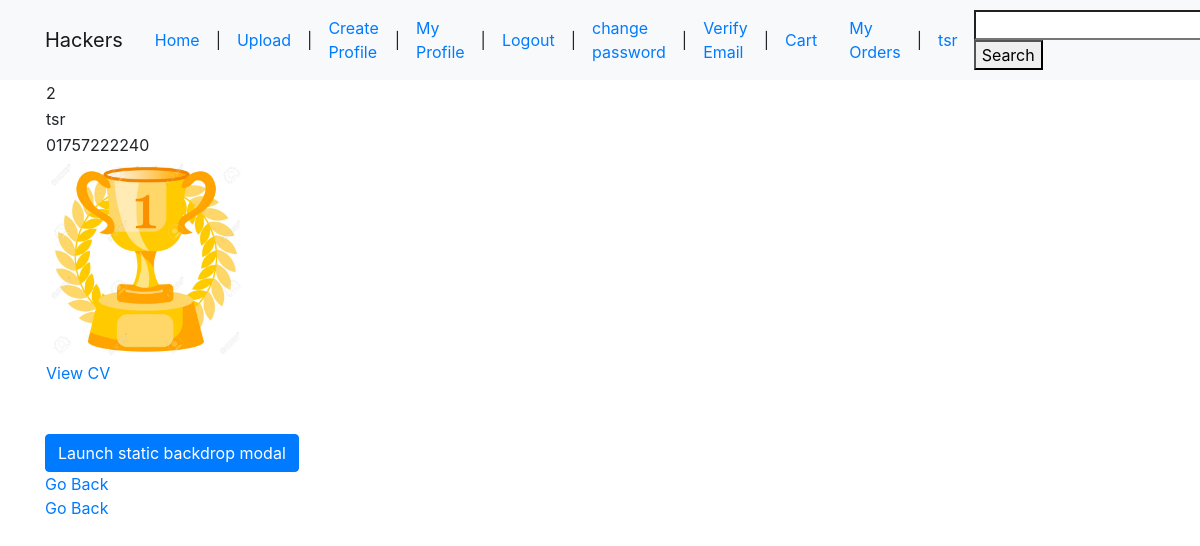
/profile/ (signed in), run on the app's committed database.
### UserManagement/models.py (models this page shows, shortened)
class Profile(models.Model):
    contact_no = models.CharField(max_length=20)
    mobile_no = models.CharField(max_length=20)
    pro_pic = models.ImageField(upload_to='users/pro_pics', blank=True, null=True, default='users/pro_pics/default.jpg')
    portfolio_url = models.URLField(blank=True, null=True)
    cv = models.FileField(upload_to='users/cv', blank=True, null=True)
    user = models.ForeignKey(User, default=None, on_delete=models.CASCADE)
    status = models.CharField(max_length=10, blank=True, null=True, default='False')

### UserManagement/views.py (the view)
# urls.py: path('profile/', user_views.show_profile, name='show_profile'),
@login_required
def show_profile(request):
    try:
        profile = Profile.objects.get(user=request.user)
    except Profile.DoesNotExist:
        profile = "Please complete your profile to view"
    context ={
        'profile' : profile
    }
    return render(request, 'UserManagement/show_profile.html', context)

### templates/UserManagement/show_profile.html
{% extends 'base2.html'%}
{% block content %}
    <table>
        <tr><td>{{ profile.id }}</td></tr>
        <tr><td>{{ profile.user.username }}</td></tr>
        <tr><td>{{ profile.contact_no }}</td></tr>
        <tr><td><img src="{{ profile.pro_pic.url }}" height="200" width="200"></td></tr>
       <tr><td> <a href="{{ profile.cv.url }}">View CV</a></td></tr>
    </table>
{% endblock content %}

### templates/base2.html (shortened to what this page needs)
<!doctype html>
<html lang="en">
  <head>
    <link rel="stylesheet" href="https://stackpath.bootstrapcdn.com/bootstrap/4.5.2/css/bootstrap.min.css">
  </head>
  <body>
      <nav class="navbar navbar-expand-lg navbar-light bg-light">
      <div class="container">
          <a class="navbar-brand" href="#">Hackers</a>
          <div class="collapse navbar-collapse" id="navbarSupportedContent">
              <a class="nav-link"  href="{% url 'products_list' %}">Home</a> |
            {% if user.is_authenticated %}
                <a class="nav-link"  href="{% url 'upload_product' %}">Upload</a> |
                <a class="nav-link"  href="{% url 'create_profile' %}">Create Profile</a> |
                <a class="nav-link"  href="{% url 'show_profile' %}">My Profile</a> |
                <a class="nav-link"  href="{% url 'logout' %}">Logout</a> |
                <a class="nav-link"  href="{% url 'password_change' %}">change password</a>  |
                <a class="nav-link"  href="{% url 'email' %}">Verify Email</a>  |
                <a class="nav-link"  href="{% url 'cart' %}">Cart</a>
                <a class="nav-link"  href="{% url 'my-orders' %}">My Orders</a>  |
                <a class="nav-link"  href="{% url 'show_profile' %}">{{ user.username }}</a>
            {% else %}
                <a class="nav-link"  href="{% url 'register' %}">Register</a> |
                <a class="nav-link"  href="{% url 'login' %}">Login</a>
                 <b>Stranger! </b>
            {% endif %}
            <form method="POST" action="{% url 'products_list' %}">
              <input  type="search" name="search">
              <button  type="submit">Search</button>
            </form>
        </div>
      </div>
    </nav>
        <div class="container">
            {% block content %}
            {% endblock content %}
        </div>
      <br><br>
      <div class="container">
            <button type="button" class="btn btn-primary" data-toggle="modal" data-target="#staticBackdrop">
              Launch static backdrop modal
            </button>
          <br>
            <br>
          <a href="javascript:history.back()">Go Back</a>
      </div>
  </body>
</html>

### data on the page
Profile: id "2", user.username "tsr", contact_no "01757222240", pro_pic (picture)

### other printed values
{{ user.username }} "tsr"
